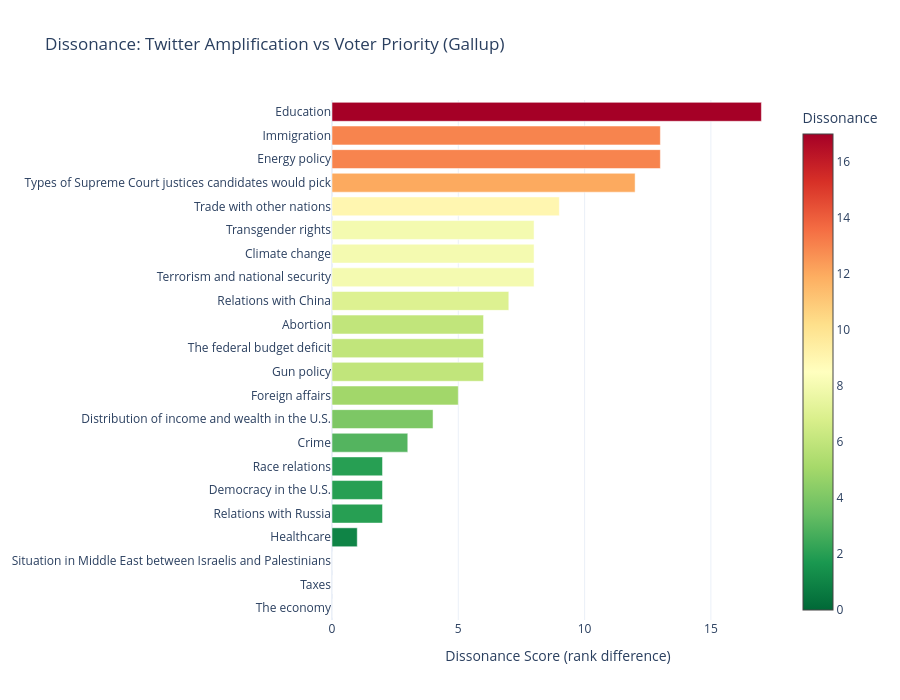

Write notebook code for a chart like this one.
### Markdown cell above
### Visualizations

### Code cell
dissonance_sorted = dissonance_df.sort_values('dissonance', ascending=True)

fig = go.Figure()

fig.add_trace(go.Bar(
    y=dissonance_sorted['issue'],
    x=dissonance_sorted['dissonance'],
    orientation='h',
    marker_color=dissonance_sorted['dissonance'],
    marker_colorscale='RdYlGn_r',
    marker_showscale=True,
    marker_colorbar=dict(title='Dissonance')
))

fig.update_layout(
    title='Dissonance: Twitter Amplification vs Voter Priority (Gallup)',
    xaxis_title='Dissonance Score (rank difference)',
    template='plotly_white',
    height=700
)
fig.show()

### Figure 1 — Plotly figure (JSON) as saved in the notebook; plotly's stock layout.template omitted (floating-point values rounded to 4 significant figures)
{"data": [{"marker": {"color": [0, 0, 0, 1, 2, 2, 2, 3, 4, 5, 6, 6, 6, 7, 8, 8, 8, 9, 12, 13, 13, 17], "colorbar": {"title": {"text": "Dissonance"}}, "colorscale": [[0, "rgb(0,104,55)"], [0.1, "rgb(26,152,80)"], [0.2, "rgb(102,189,99)"], [0.3, "rgb(166,217,106)"], [0.4, "rgb(217,239,139)"], [0.5, "rgb(255,255,191)"], [0.6, "rgb(254,224,139)"], [0.7, "rgb(253,174,97)"], [0.8, "rgb(244,109,67)"], [0.9, "rgb(215,48,39)"], [1, "rgb(165,0,38)"]], "showscale": true}, "orientation": "h", "type": "bar", "x": [0, 0, 0, 1, 2, 2, 2, 3, 4, 5, 6, 6, 6, 7, 8, 8, 8, 9, 12, 13, 13, 17], "y": ["The economy", "Taxes", "Situation in Middle East between Israelis and Palestinians", "Healthcare", "Relations with Russia", "Democracy in the U.S.", "Race relations", "Crime", "Distribution of income and wealth in the U.S.", "Foreign affairs", "Gun policy", "The federal budget deficit", "Abortion", "Relations with China", "Terrorism and national security", "Climate change", "Transgender rights", "Trade with other nations", "Types of Supreme Court justices candidates would pick", "Energy policy", "Immigration", "Education"]}], "layout": {"height": 700, "title": {"text": "Dissonance: Twitter Amplification vs Voter Priority (Gallup)"}, "xaxis": {"title": {"text": "Dissonance Score (rank difference)"}}}}
